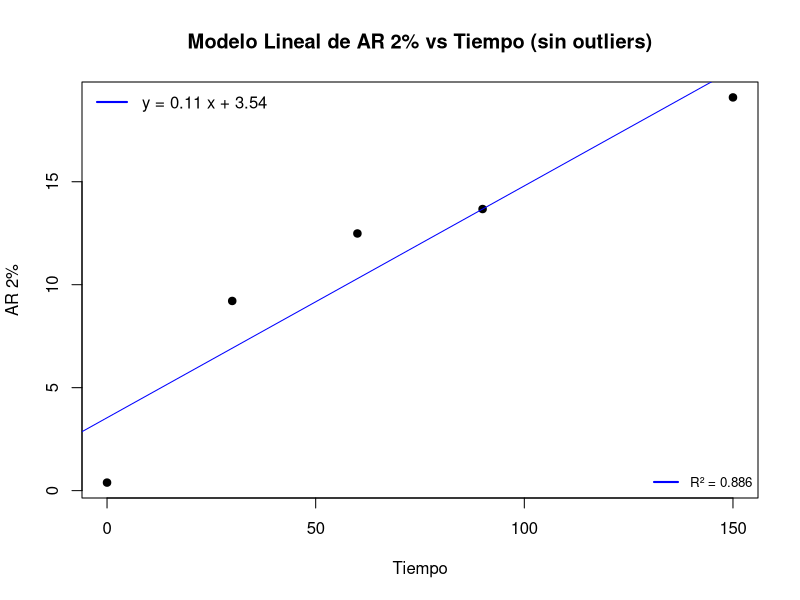
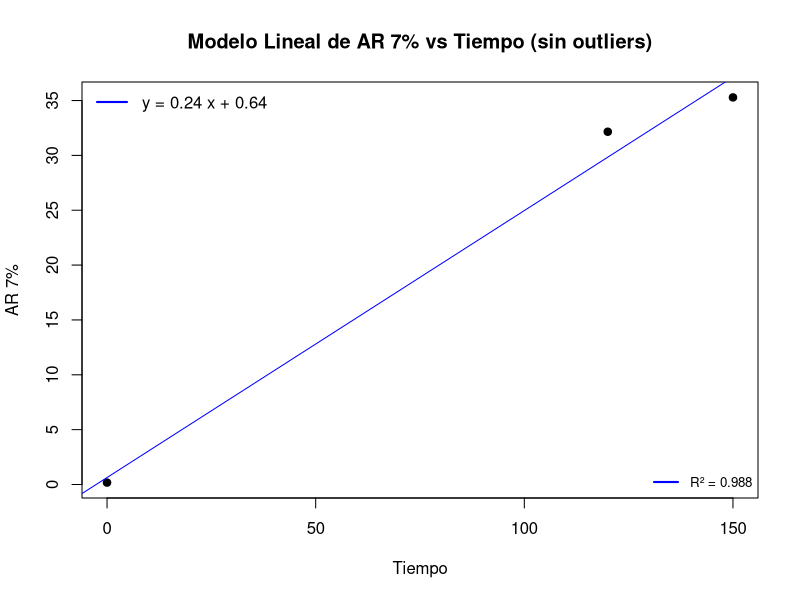
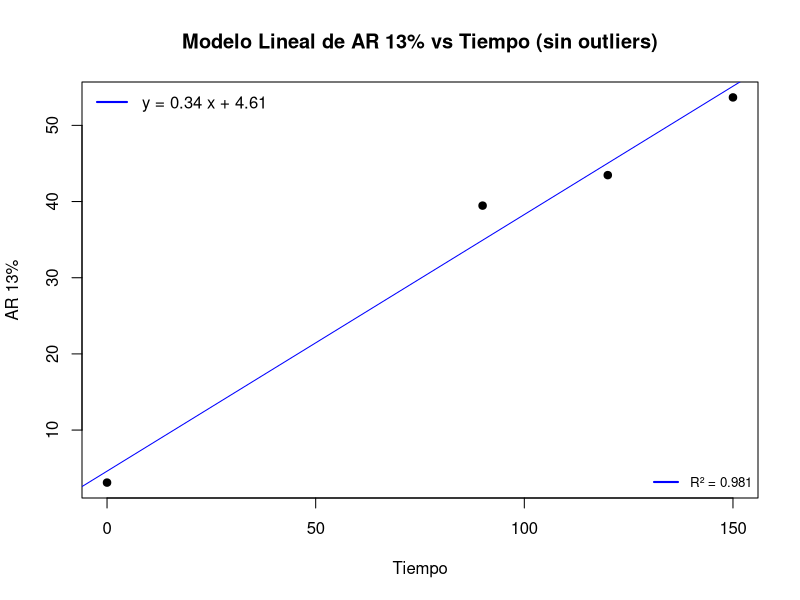

Source code (R) for these figures, in order:

# Cosas de masaru

library(readxl)

data <- read_excel("Libro1.xlsx")

# Función para filtrar los datos
filtrar_datos <- function(data, variable) {
  # Verificar que la variable está en el dataframe
  if (!variable %in% colnames(data)) {
    stop(paste("La variable", variable, "no se encuentra en el dataframe."))
  }
  
  # Seleccionar solo la columna "Tiempo" y la variable especificada
  datos_filtrados <- data[, c("Tiempo", variable)]  # Asegúrate de que "Tiempo" también esté presente
  
  # Eliminar filas con NA
  datos_filtrados <- na.omit(datos_filtrados)  # Eliminar filas con NA
  
  # Eliminar valores que son mayores que el siguiente
  i <- 1
  while (i < nrow(datos_filtrados)) {
    if (datos_filtrados[[variable]][i] > datos_filtrados[[variable]][i + 1]) {
      datos_filtrados <- datos_filtrados[-i, ]  # Eliminar el valor actual
    } else {
      i <- i + 1
    }
  }
  
  # Inicializar el índice
  i <- 1
  
  # Iterar sobre los valores
  while (i < nrow(datos_filtrados)) {
    # Compara el valor actual con el siguiente
    if (i < nrow(datos_filtrados) - 1 && 
        (datos_filtrados[[variable]][i + 1] - datos_filtrados[[variable]][i]) > 30) {
      # Si hay un salto mayor a 30, eliminar el siguiente valor
      datos_filtrados <- datos_filtrados[-(i + 1), ]
      i <- i + 1
      # No incrementar i, ya que hemos eliminado un elemento
    } else {
      i <- i + 1  # Solo incrementar si no se elimina
    }
  }
  
  return(datos_filtrados)  # Devolver el dataframe filtrado
}

# Cargar los datos (asegúrate de que los datos están en un dataframe llamado 'data')
# data <- read.csv("tu_archivo.csv")
data <- read_excel("Libro1.xlsx")


# Filtrar los datos para "AR 2%", "AR 7%", o "AR 13%"
datos_filtrados_ar2 <- filtrar_datos(data, "AR 2%")
datos_filtrados_ar7 <- filtrar_datos(data, "AR 7%")
datos_filtrados_ar13 <- filtrar_datos(data, "AR 13%")

## AR 2%

# Graficar los datos sin outliers
plot(datos_filtrados_ar2$Tiempo, datos_filtrados_ar2$`AR 2%`, 
     main = "Modelo Lineal de AR 2% vs Tiempo (sin outliers)", 
     xlab = "Tiempo", 
     ylab = "AR 2%", 
     pch = 19)

# Ajustar el modelo lineal
modelo_sin_outliers <- lm(`AR 2%` ~ Tiempo, data = datos_filtrados_ar2)

# Agregar la línea de tendencia
abline(modelo_sin_outliers, col = "blue")

# Agregar la ecuación de la recta al gráfico
eq_sin_outliers <- paste("y =", round(coef(modelo_sin_outliers)[2], 2), "x +", round(coef(modelo_sin_outliers)[1], 2))
legend("topleft", legend = eq_sin_outliers, bty = "n", col = "blue", lwd = 2)

# Calcular R^2
r_squared <- summary(modelo_sin_outliers)$r.squared
r_squared_text <- paste("R² =", round(r_squared, 3))

# Agregar solo R² al gráfico
legend("bottomright", legend = r_squared_text, bty = "n", col = "blue", lwd = 2, cex = 0.8)

## AR 7%

# Graficar los datos sin outliers
plot(datos_filtrados_ar7$Tiempo, datos_filtrados_ar7$`AR 7%`, 
     main = "Modelo Lineal de AR 7% vs Tiempo (sin outliers)", 
     xlab = "Tiempo", 
     ylab = "AR 7%", 
     pch = 19)

# Ajustar el modelo lineal
modelo_filtrado <- lm(`AR 7%` ~ Tiempo, data = datos_filtrados_ar7)

# Agregar la línea de tendencia
abline(modelo_filtrado, col = "blue")

# Agregar la ecuación de la recta al gráfico
eq_filtrado <- paste("y =", round(coef(modelo_filtrado)[2], 2), "x +", round(coef(modelo_filtrado)[1], 2))
legend("topleft", legend = eq_filtrado, bty = "n", col = "blue", lwd = 2)

# Calcular R^2
r_squared <- summary(modelo_filtrado)$r.squared
r_squared_text <- paste("R² =", round(r_squared, 3))

# Agregar solo R² al gráfico
legend("bottomright", legend = r_squared_text, bty = "n", col = "blue", lwd = 2, cex = 0.8)

## AR 13%


# Cargar los datos (asegúrate de que los datos están en un dataframe llamado 'data')
# data <- read.csv("tu_archivo.csv")


# Ajustar el modelo lineal a los datos filtrados
modelo_filtrado <- lm(`AR 13%` ~ Tiempo, data = datos_filtrados_ar13)

# Graficar los datos filtrados
plot(datos_filtrados_ar13$Tiempo, datos_filtrados_ar13$`AR 13%`, 
     main = "Modelo Lineal de AR 13% vs Tiempo (sin outliers)", 
     xlab = "Tiempo", 
     ylab = "AR 13%", 
     pch = 19)

# Agregar la línea de tendencia
abline(modelo_filtrado, col = "blue")

# Crear la ecuación de la recta
eq_filtrado <- paste("y =", round(coef(modelo_filtrado)[2], 2), "x +", round(coef(modelo_filtrado)[1], 2))

# Agregar la ecuación al gráfico
legend("topleft", legend = eq_filtrado, bty = "n", col = "blue", lwd = 2)

# Calcular R^2
r_squared <- summary(modelo_filtrado)$r.squared
r_squared_text <- paste("R² =", round(r_squared, 3))

# Agregar solo R² al gráfico
legend("bottomright", legend = r_squared_text, bty = "n", col = "blue", lwd = 2, cex = 0.8)
